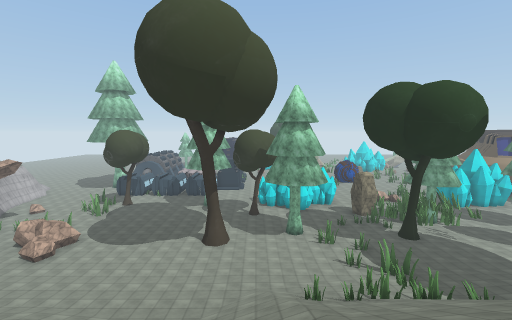
[1] (above)

21 first-person views from a walk through a 3-D level made in the Unity game engine. The camera is 1.2 m above the floor, tilts 6° down and sees 90° across. The floor is counted in squares, 2 m on a side. Each view is taken from the middle of a square. On the plan, view 1 faces up. The plan holds only what a view shows up to about 9 squares ahead; the rest is blank. The place goes on beyond the plan. The player is left out. Some surface patterns are stand-ins.

[2]
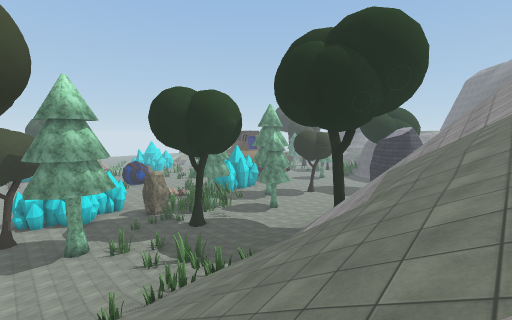

[3]
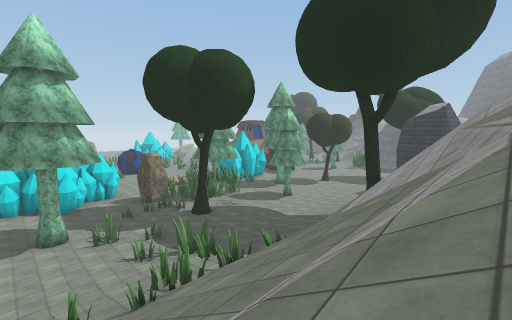

[4]
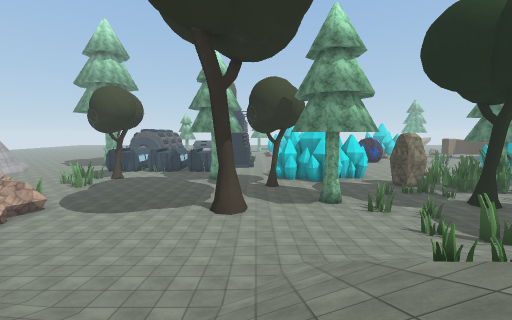

[5]
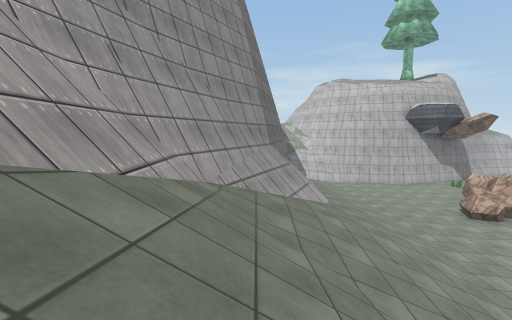

[6]
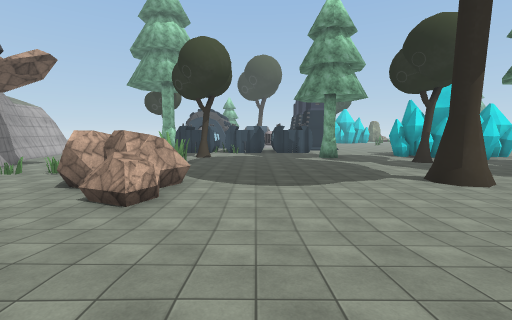

[7]
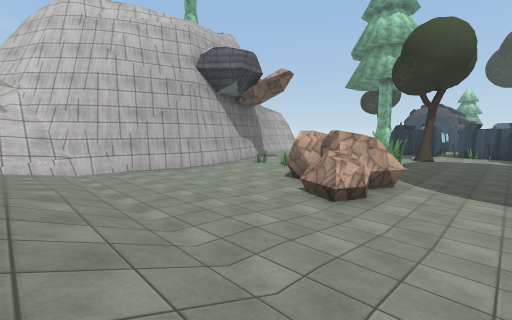

[8]
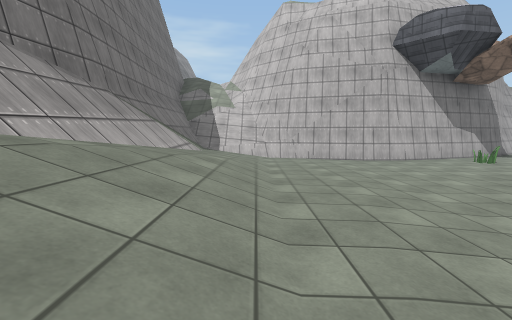

[9]
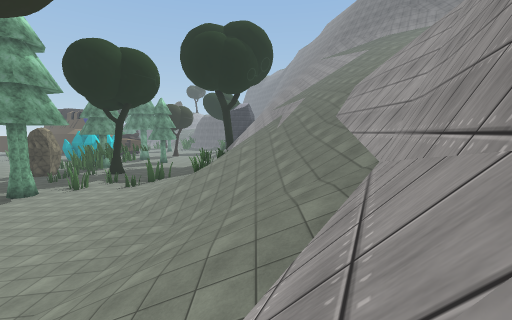

[10]
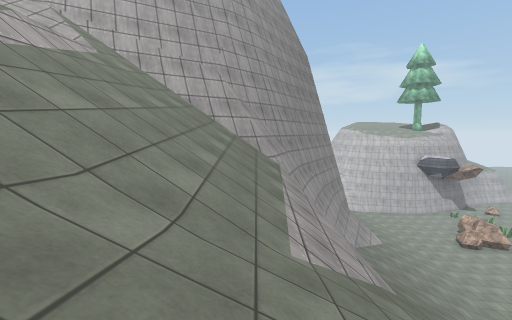

[11]
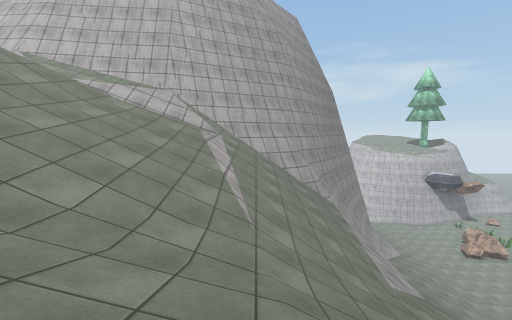

[12]
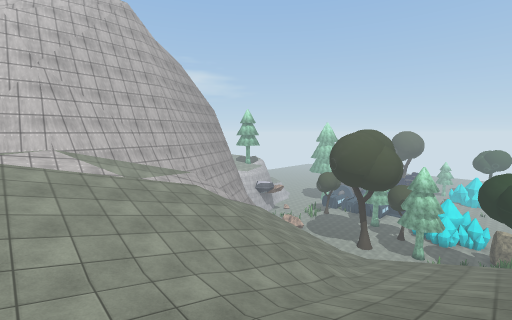

[13]
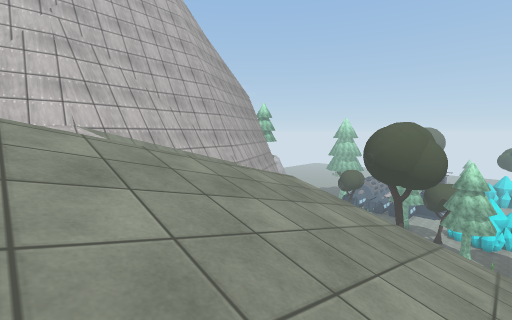

[14]
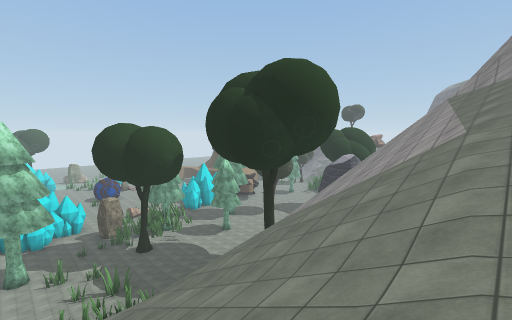

[15]
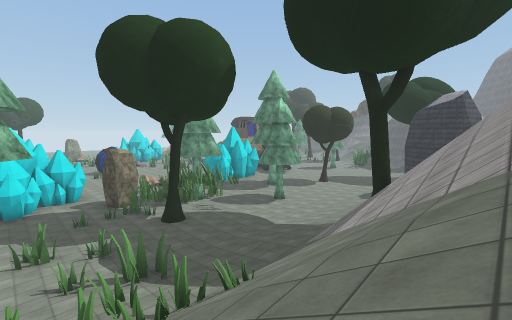

[16]
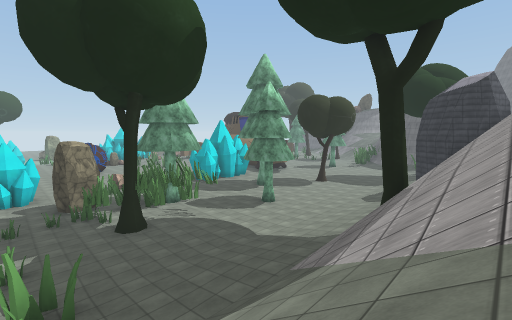

[17]
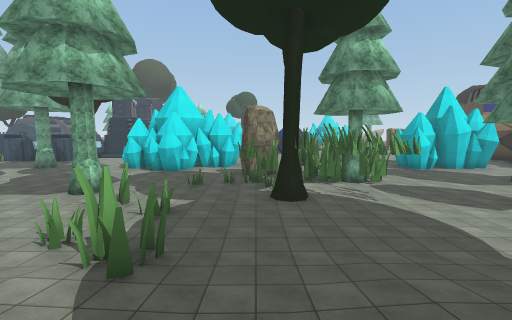

[18]
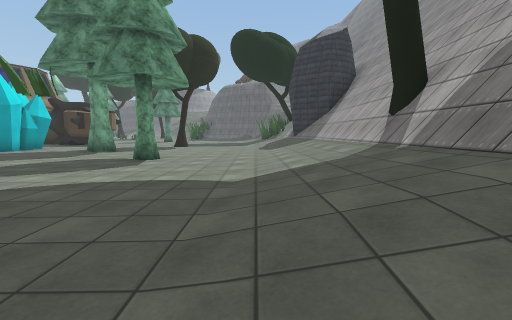

[19]
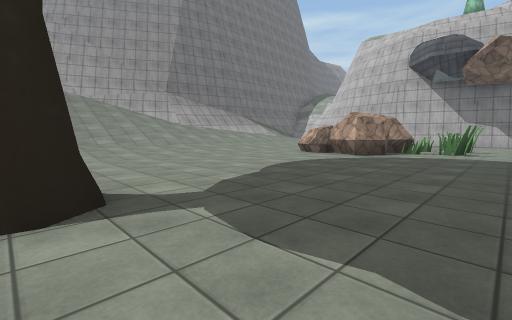

[20]
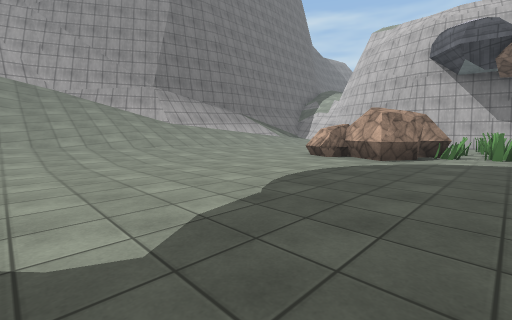

[21]
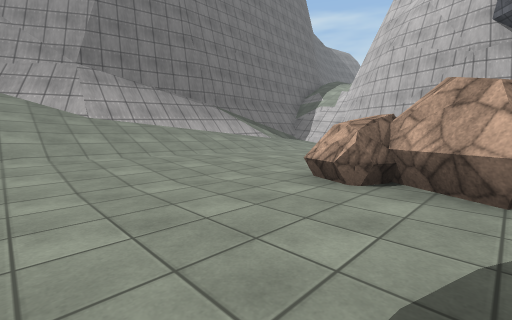

### Floor plan
Key: @ floor where view 1 was taken; # wall or solid block; x gap in a wall; . main floor; : floor 1.5 m higher than the main floor; + floor 14.25 m higher than the main floor; * floor 17.5 m higher than the main floor; % floor 19 m higher than the main floor; / step, stairs or slope; = window, fence, low wall or low ledge; ^ raised ledge; v drop or lower ground; T tree; R rock; O other object.
Columns run from 16 left of view 1 to 17 right of it. Each row starts with its distance up from view 1.
 15 #....................OOOOOT ....TT
 14 #xOOOO.................O.........
 13  #..ORR...........T.....TOO......
 12  #...RRR......#....OO.........T..
 11  #....RR.............O...........
 10  #.....R............O............
  9  #...................O...........
  8  #............../................
  7 #=.............////#OO///////////
  6 .^...:::://///////OOOO////=###^##
  5 ###/////////////////////////vv
  4   ###^#//=///////////////////vvv
  3        ^^^^/////////////////// vv
  2           ^^===///////=///////
  1             ^^^=v////////////
  0             ^=vv@////////////
 -1             ^#////////////////
 -2              ^/////////////////
 -3              ^/////////////////
 -4              ^#/////+///
 -5              ^#/////////
 -6            v ^#/ ///////
 -7            v ^#/ ///////
 -8              ^#/ %//////
 -9               #/ %/////
-10            /v #/ %///*
-11            /v^=/ ////% /

Where each view was taken, in squares from view 1:
view 1: 0 up, 0 right, facing up
view 2: 0 up, 0 right, facing up-right
view 3: 2 up, 1 right, facing up-right
view 4: 3 up, 1 left, facing up
view 5: 3 up, 1 left, facing left
view 6: 6 up, 7 left, facing up
view 7: 6 up, 7 left, facing up-left
view 8: 7 up, 7 left, facing left
view 9: 4 up, 8 left, facing right
view 10: 1 down, 4 right, facing left
view 11: 3 down, 6 right, facing left
view 12: 11 down, 7 right, facing up-left
view 13: 11 down, 4 right, facing up-left
view 14: 3 down, 2 right, facing up-right
view 15: 3 up, 3 right, facing up-right
view 16: 4 up, 5 right, facing up-right
view 17: 6 up, 7 right, facing up
view 18: 9 up, 7 right, facing right
view 19: 15 up, 2 left, facing down-left
view 20: 14 up, 3 left, facing down-left
view 21: 12 up, 6 left, facing down-left
